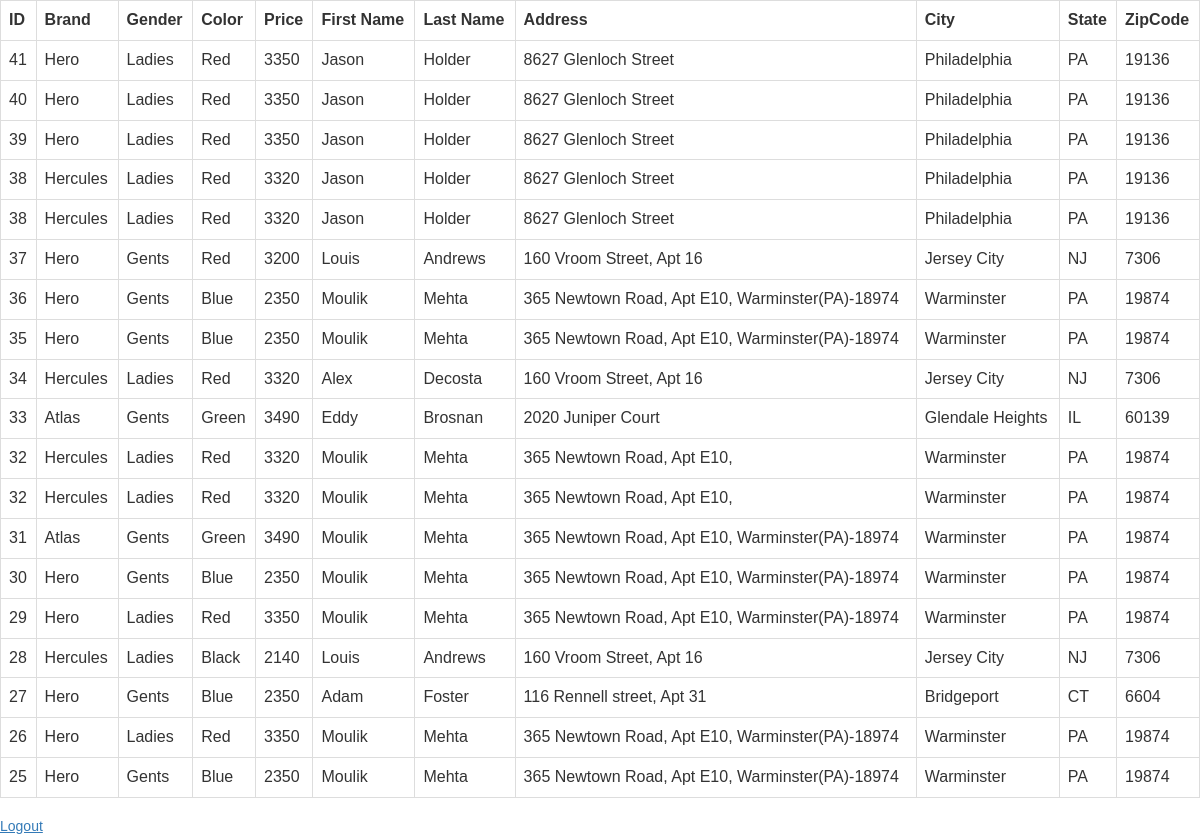
/views/Orders.php (signed in), run on the app's committed database.
### tables this page shows
CREATE TABLE IF NOT EXISTS `orderdetails` (
  `Id` int(50) NOT NULL AUTO_INCREMENT,
  `billing_id` int(50) NOT NULL,
  `brand` varchar(50) NOT NULL,
  `gender` varchar(50) NOT NULL,
  `color` varchar(50) NOT NULL,
  `price` varchar(50) NOT NULL,
  PRIMARY KEY (`Id`)
);

CREATE TABLE IF NOT EXISTS `billinginfo` (
  `id` int(11) NOT NULL AUTO_INCREMENT,
  `first_name` varchar(50) DEFAULT NULL,
  `last_name` varchar(50) DEFAULT NULL,
  `address` varchar(50) DEFAULT NULL,
  `city` varchar(50) DEFAULT NULL,
  `state` varchar(50) DEFAULT NULL,
  `pin_code` int(11) DEFAULT NULL,
  `created_at` datetime DEFAULT CURRENT_TIMESTAMP,
  PRIMARY KEY (`id`)
);

### repository/formRepository.php (called while the page is built, shortened)
<?php
    class FormRepository {
        public function getAllOrders() {
            $conn = new Connection();
            $dbConnection = $conn->dbConnection();
            $sql = "SELECT * From orderdetails as o join billinginfo as bi on o.billing_id = bi.id order by bi.created_at DESC";
            $result = $dbConnection->query($sql);
            return $result;
        }
    }

### views/Orders.php (the view, shortened to what this page needs)
<?php
require('../repository/formRepository.php');
  $repository = new FormRepository();
$result = $repository->getAllOrders();
echo "<table class='table table-bordered' border='1 solid black;margin-left:auto;margin-right:auto;' cellpadding=1 width='70%' align='center'>
<tr>
<th>ID</th>
<th>Brand</th>
<th>Gender</th>
<th>Color</th>
<th>Price</th>
<th>First Name</th>
<th>Last Name</th>
<th>Address</th>
<th>City</th>
<th>State</th>
<th>ZipCode</th>
</tr>";
while($row = mysqli_fetch_array($result))
{
echo "<tr>";
echo "<td>" . $row['billing_id'] . "</td>";
echo "<td>" . $row['brand'] . "</td>";
echo "<td>" . $row['gender'] . "</td>";
echo "<td>" . $row['color']. "</td>";
echo "<td>" . $row['price']. "</td>";
echo "<td>" . $row['first_name']. "</td>";
echo "<td>" . $row['last_name']. "</td>";
echo "<td>" . $row['address']. "</td>";
echo "<td>" . $row['city']. "</td>";
echo "<td>" . $row['state']. "</td>";
echo "<td>" . $row['pin_code']. "</td>";
echo "</tr>";
}
echo "</table>";
?>
<html>
    <head>
    <link rel="stylesheet" href="https://maxcdn.bootstrapcdn.com/bootstrap/3.3.7/css/bootstrap.css">
</head>
<body>
<a href="logout.php" class="topleft"><div style="position: absolute;center: 0; width: 100px; text-align:left;">
       <u>Logout</div></a></u></p>
</body>
</html>

### views/Orders.php (style rules this page uses)
body { font: 14px sans-serif; text-align: center; }

### data on the page
orderdetails: billing "41", brand "Hero", gender "Ladies", color "Red", price "3350", billinginfo.first_name "Jason", billinginfo.last_name "Holder", billinginfo.address "8627 Glenloch Street", billinginfo.city "Philadelphia", billinginfo.state "PA", billinginfo.pin_code "19136"
orderdetails: billing "40", brand "Hero", gender "Ladies", color "Red", price "3350", billinginfo.first_name "Jason", billinginfo.last_name "Holder", billinginfo.address "8627 Glenloch Street", billinginfo.city "Philadelphia", billinginfo.state "PA", billinginfo.pin_code "19136"
orderdetails: billing "39", brand "Hero", gender "Ladies", color "Red", price "3350", billinginfo.first_name "Jason", billinginfo.last_name "Holder", billinginfo.address "8627 Glenloch Street", billinginfo.city "Philadelphia", billinginfo.state "PA", billinginfo.pin_code "19136"
orderdetails: billing "38", brand "Hercules", gender "Ladies", color "Red", price "3320", billinginfo.first_name "Jason", billinginfo.last_name "Holder", billinginfo.address "8627 Glenloch Street", billinginfo.city "Philadelphia", billinginfo.state "PA", billinginfo.pin_code "19136"
orderdetails: billing "38", brand "Hercules", gender "Ladies", color "Red", price "3320", billinginfo.first_name "Jason", billinginfo.last_name "Holder", billinginfo.address "8627 Glenloch Street", billinginfo.city "Philadelphia", billinginfo.state "PA", billinginfo.pin_code "19136"
orderdetails: billing "37", brand "Hero", gender "Gents", color "Red", price "3200", billinginfo.first_name "Louis", billinginfo.last_name "Andrews", billinginfo.address "160 Vroom Street, Apt 16", billinginfo.city "Jersey City", billinginfo.state "NJ", billinginfo.pin_code "7306"
orderdetails: billing "36", brand "Hero", gender "Gents", color "Blue", price "2350", billinginfo.first_name "Moulik", billinginfo.last_name "Mehta", billinginfo.address "365 Newtown Road, Apt E10, Warminster(PA)-18974", billinginfo.city "Warminster", billinginfo.state "PA", billinginfo.pin_code "19874"
orderdetails: billing "35", brand "Hero", gender "Gents", color "Blue", price "2350", billinginfo.first_name "Moulik", billinginfo.last_name "Mehta", billinginfo.address "365 Newtown Road, Apt E10, Warminster(PA)-18974", billinginfo.city "Warminster", billinginfo.state "PA", billinginfo.pin_code "19874"
orderdetails: billing "34", brand "Hercules", gender "Ladies", color "Red", price "3320", billinginfo.first_name "Alex", billinginfo.last_name "Decosta", billinginfo.address "160 Vroom Street, Apt 16", billinginfo.city "Jersey City", billinginfo.state "NJ", billinginfo.pin_code "7306"
orderdetails: billing "33", brand "Atlas", gender "Gents", color "Green", price "3490", billinginfo.first_name "Eddy", billinginfo.last_name "Brosnan", billinginfo.address "2020 Juniper Court", billinginfo.city "Glendale Heights", billinginfo.state "IL", billinginfo.pin_code "60139"
orderdetails: billing "32", brand "Hercules", gender "Ladies", color "Red", price "3320", billinginfo.first_name "Moulik", billinginfo.last_name "Mehta", billinginfo.address "365 Newtown Road, Apt E10,", billinginfo.city "Warminster", billinginfo.state "PA", billinginfo.pin_code "19874"
orderdetails: billing "32", brand "Hercules", gender "Ladies", color "Red", price "3320", billinginfo.first_name "Moulik", billinginfo.last_name "Mehta", billinginfo.address "365 Newtown Road, Apt E10,", billinginfo.city "Warminster", billinginfo.state "PA", billinginfo.pin_code "19874"
orderdetails: billing "31", brand "Atlas", gender "Gents", color "Green", price "3490", billinginfo.first_name "Moulik", billinginfo.last_name "Mehta", billinginfo.address "365 Newtown Road, Apt E10, Warminster(PA)-18974", billinginfo.city "Warminster", billinginfo.state "PA", billinginfo.pin_code "19874"
orderdetails: billing "30", brand "Hero", gender "Gents", color "Blue", price "2350", billinginfo.first_name "Moulik", billinginfo.last_name "Mehta", billinginfo.address "365 Newtown Road, Apt E10, Warminster(PA)-18974", billinginfo.city "Warminster", billinginfo.state "PA", billinginfo.pin_code "19874"
orderdetails: billing "29", brand "Hero", gender "Ladies", color "Red", price "3350", billinginfo.first_name "Moulik", billinginfo.last_name "Mehta", billinginfo.address "365 Newtown Road, Apt E10, Warminster(PA)-18974", billinginfo.city "Warminster", billinginfo.state "PA", billinginfo.pin_code "19874"
orderdetails: billing "28", brand "Hercules", gender "Ladies", color "Black", price "2140", billinginfo.first_name "Louis", billinginfo.last_name "Andrews", billinginfo.address "160 Vroom Street, Apt 16", billinginfo.city "Jersey City", billinginfo.state "NJ", billinginfo.pin_code "7306"
orderdetails: billing "27", brand "Hero", gender "Gents", color "Blue", price "2350", billinginfo.first_name "Adam", billinginfo.last_name "Foster", billinginfo.address "116 Rennell street, Apt 31", billinginfo.city "Bridgeport", billinginfo.state "CT", billinginfo.pin_code "6604"
orderdetails: billing "26", brand "Hero", gender "Ladies", color "Red", price "3350", billinginfo.first_name "Moulik", billinginfo.last_name "Mehta", billinginfo.address "365 Newtown Road, Apt E10, Warminster(PA)-18974", billinginfo.city "Warminster", billinginfo.state "PA", billinginfo.pin_code "19874"
orderdetails: billing "25", brand "Hero", gender "Gents", color "Blue", price "2350", billinginfo.first_name "Moulik", billinginfo.last_name "Mehta", billinginfo.address "365 Newtown Road, Apt E10, Warminster(PA)-18974", billinginfo.city "Warminster", billinginfo.state "PA", billinginfo.pin_code "19874"
